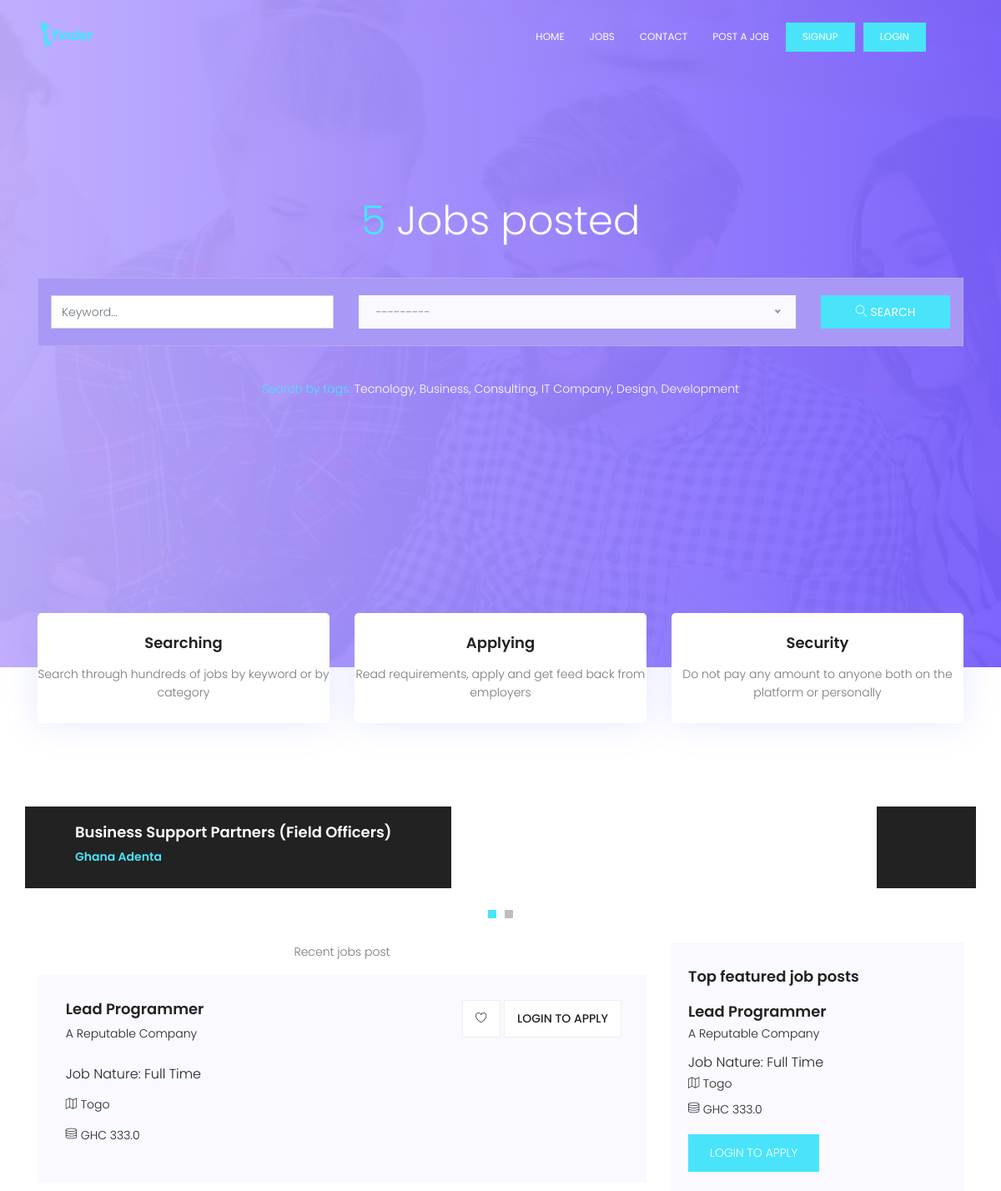
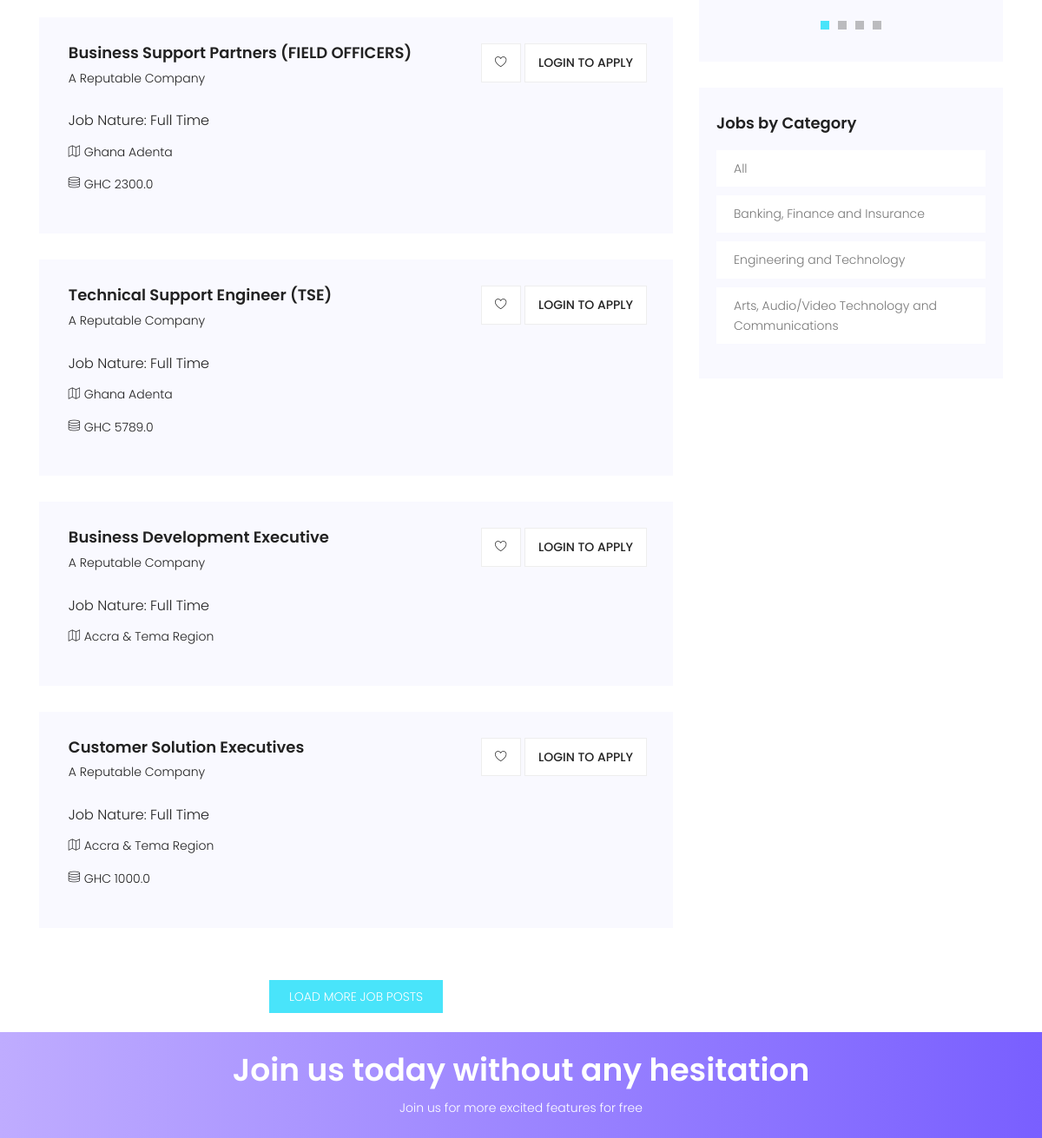
Before: / (upper part) with the older database file (2 pictures, top to bottom).
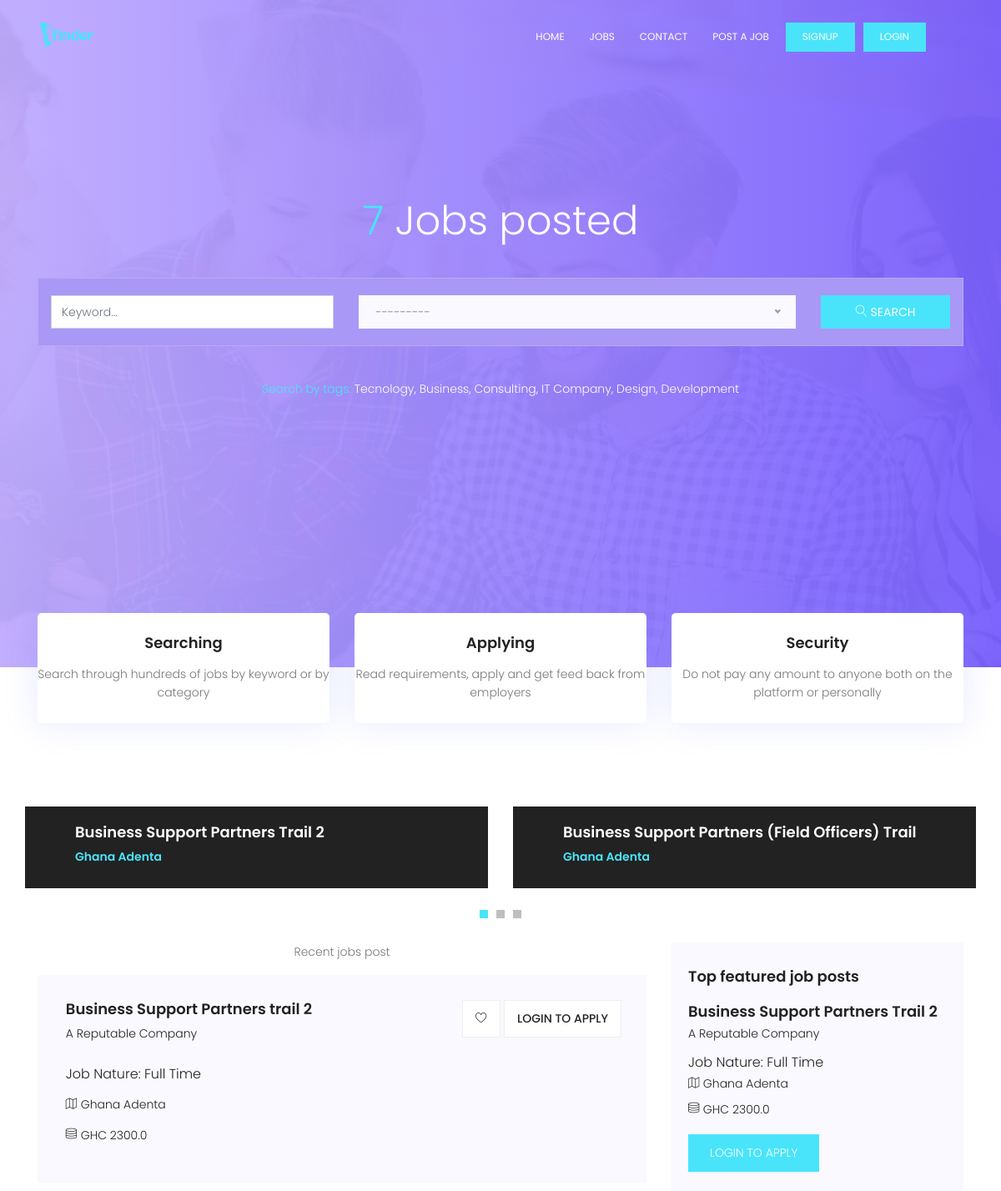
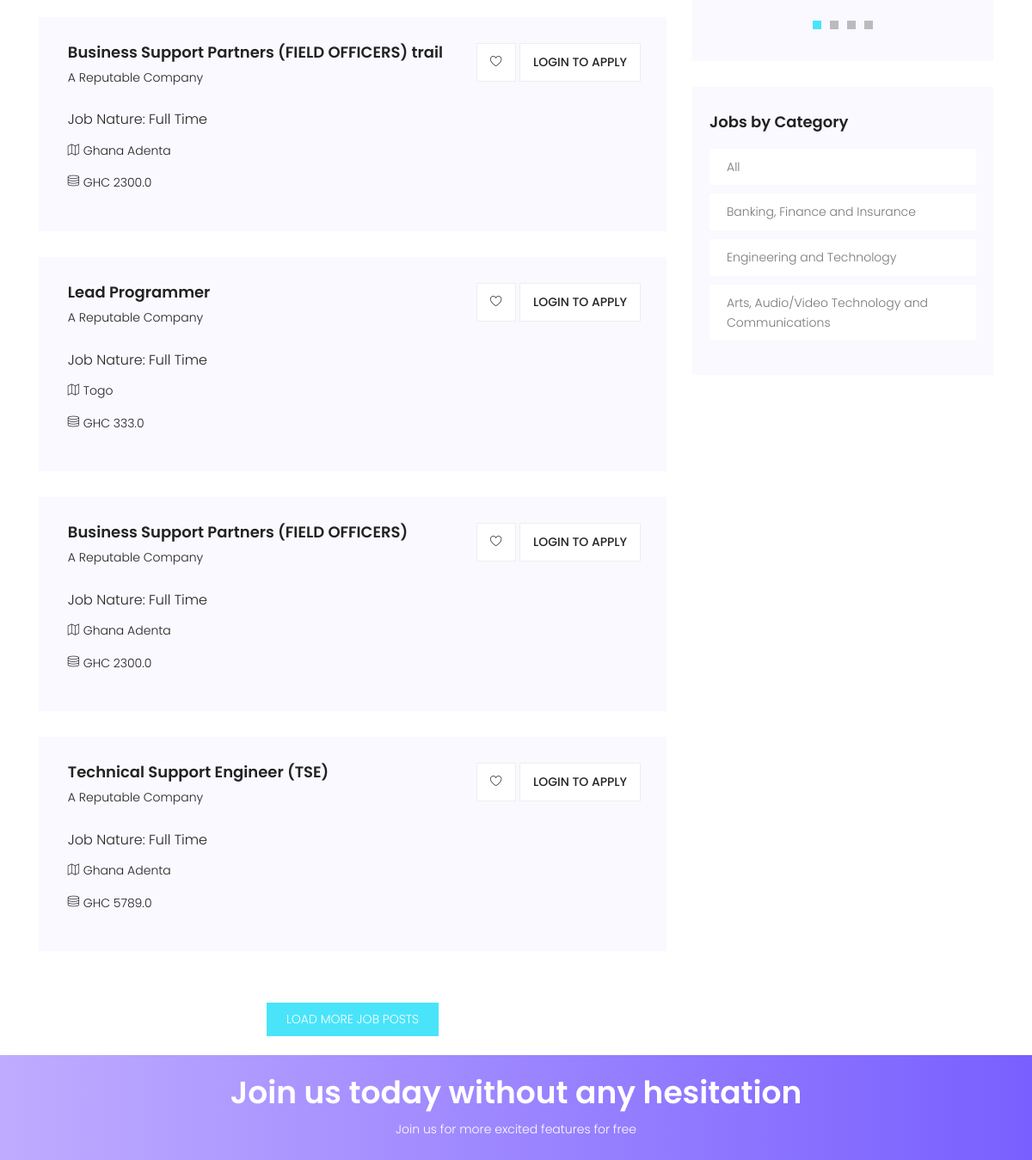
After: the same page with the newer database file (2 pictures, top to bottom).
### portal/models.py (models this page shows, shortened)
class Job(models.Model):
    company_name = models.CharField(max_length=200)
    job_title = models.CharField(max_length=200)
    company_email = models.EmailField(blank=True, null=True)
    category = models.ForeignKey(
        Category, on_delete=models.CASCADE, default='Others')
    job_type = models.CharField(max_length=20, choices=_job_Type, default=1)
    description = RichTextField()
    location = models.CharField(max_length=150)
    salary = models.FloatField(blank=True, null=True)
    application_url = models.URLField(blank=True, null=True)
    slug = models.SlugField(blank=True, null=True)
    created = models.DateTimeField(auto_now_add=True)
    featured = models.BooleanField(default=False)
    approved = models.BooleanField(default=True)
    class Meta:
        ordering = ['-created']

class Category(models.Model):
    category = models.CharField(max_length=100)
    created = models.DateTimeField(auto_now_add=True)
    class Meta:
        verbose_name_plural = 'Categories'
        ordering = ['id']
    def __str__(self):
        return self.category

### portal/views.py (the view)
# urls.py: path('', homePage, name="home"),
def homePage(request):
    filters = JobFilter(
        request.GET, queryset=Job.objects.filter(approved=True))
    result_filters = filters.qs
    context = {
        'filters': filters
    }
    if request.method == "GET" and 'search' in request.GET:
        return redirect('jobs')
    else:
        return render(request, 'portal/index.html', context)

### portal/context_processors.py (called while the page is built)
def Processors(request):
    jobs = Job.objects.filter(approved=True).order_by('-created')
    categories = Category.objects.all().order_by('id')
    blogs = Blog.objects.filter(published=True).order_by('-id')
    blog_count = blogs.count()
    return {
        'categories': categories,
        'jobs': jobs,
        'blog_count': blog_count,
        'blogs': blogs,
    }

### templates/portal/index.html (shortened to what the changed rows need)
{% extends 'base.html' %}
{% load static %}
{% block content %}
			<section class="banner-area relative" id="home">
				<div class="container">
					<div class="row fullscreen d-flex align-items-center justify-content-center">
						<div class="banner-content col-lg-12">
							<h1 class="text-white">
								<span>{{jobs.count}}</span> Jobs posted
							</h1>
						</div>
					</div>
				</div>
			</section>
			<section class="popular-post-area pt-100">
				<div class="container">
					<div class="row align-items-center">
						<div class="active-popular-post-carusel">
							{% for job in jobs %}
							{% if job.featured == True %}
							<div class="single-popular-post d-flex flex-row">
								<div class="details">
									<a href="{% url 'detail' job.slug %}"><h4>{{job.job_title|title}}</h4></a>
									<h6>{{job.location}}</h6>
								</div>
							</div>
							{% endif %}
							{% endfor %}
						</div>
					</div>
				</div>
			</section>
			<section class="post-area section-gap">
				<div class="container">
					<div class="row justify-content-center d-flex">
						<div class="col-lg-8 post-list">
							{% for job in jobs|slice:":5" %}
							<div class="single-post d-flex flex-row">
								<div class="details" style="width: 100% !important;">
									<div class="title d-flex flex-row justify-content-between">
										<div class="titles">
											<a href="{% url 'detail' job.slug %}"><h4>{{job.job_title}}</h4></a>
											<h6>{{job.company_name}}</h6>
										</div>
										<ul class="btns">
											<li><a href="{% url 'detail' job.slug %}"><span class="lnr lnr-heart"></span></a></li>
											{% if request.user.is_authenticated %}
											<li><a href="{% url 'detail' job.slug %}">Apply</a></li>
											{% else %}
											<li><a href="{% url 'login' %}">Login to apply</a></li>
											{% endif %}
										</ul>
									</div>
									<h5>Job Nature: {{job.job_type}}</h5>
									<p class="address"><span class="lnr lnr-map"></span> {{job.location}}</p>
									{% if job.salary %}
									<p class="address"><span class="lnr lnr-database"></span> GHC {{job.salary}}</p>
									{% endif %}
								</div>
							</div>
							{% endfor %}
						</div>
						<div class="col-lg-4 sidebar">
							<div class="single-slidebar">
								<div class="active-relatedjob-carusel">
								{% for job in jobs|slice:":4" %}
									<div class="single-rated">
										<a href="{% url 'detail' job.slug %}"><h4>{{job.job_title|title}}</h4></a>
										<h6>{{job.company_name|title}}</h6>
										<h5>Job Nature: {{job.job_type}}</h5>
										<p class="address"><span class="lnr lnr-map"></span> {{job.location}}</p>
										{% if job.salary %}
										<p class="address"><span class="lnr lnr-database"></span> GHC {{job.salary}}</p>
										{% endif %}
										{% if request.user.is_authenticated %}
										<a href="{% url 'detail' job.slug %}" class="btns text-uppercase">Apply job</a>
										{% else %}
										<a href="{% url 'login' %}" class="btns text-uppercase">Login to apply</a>
										{% endif %}
									</div>
								{% endfor %}
								</div>
							</div>
								<div class="single-slidebar">
								<ul class="cat-list">
								{% for category in categories|slice:":10" %}
									<li>
									<a class="justify-content-between d-flex" href="{% url 'jobs' %}?category={{category.category}}">
									<p>{{category.category}}</p>
									</a>
									</li>
								{% endfor %}
								</ul>
							</div>
						</div>
					</div>
				</div>
			</section>
			{% if not request.user.is_authenticated %}
			<section class="callto-action-area section-gap" id="join">
				<div class="container">
					<div class="row d-flex justify-content-center">
						<div class="menu-content col-lg-9">
							<div class="title text-center">
								<h1 class="mb-10 text-white">Join us today without any hesitation</h1>
							</div>
						</div>
					</div>
				</div>
			</section>
			{% endif %}
{% endblock content %}

Changed rows visible on the page:
no longer on one of the page's lists (row unchanged): Job: job_title "Lead Programmer", company_name "A Reputable Company", job_type "Full Time", location "Togo", salary "333.0"
no longer on this page (row unchanged): Job: job_title "Business Development Executive", company_name "A Reputable Company", job_type "Full Time", location "Accra & Tema Region"
no longer on one of the page's lists (row unchanged): Job: job_title "Business Support Partners (Field Officers)", location "Ghana Adenta"
no longer on this page (row unchanged): Job: job_title "Customer Solution Executives", company_name "A Reputable Company", job_type "Full Time", location "Accra & Tema Region", salary "1000.0"
added Job: job_title "Business Support Partners Trail 2", location "Ghana Adenta", job_title "Business Support Partners trail 2", company_name "A Reputable Company", job_type "Full Time", salary "2300.0"
added Job: job_title "Business Support Partners (Field Officers) Trail", location "Ghana Adenta", job_title "Business Support Partners (FIELD OFFICERS) trail", company_name "A Reputable Company", job_type "Full Time", salary "2300.0"
Other visible differences:
{{ jobs.count }}: "5" → "7"
